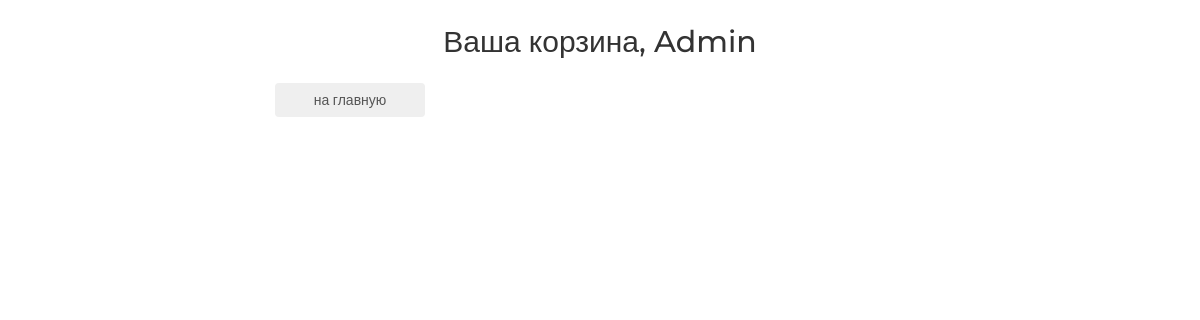
Page /basket/ (signed in) on the earlier database version.
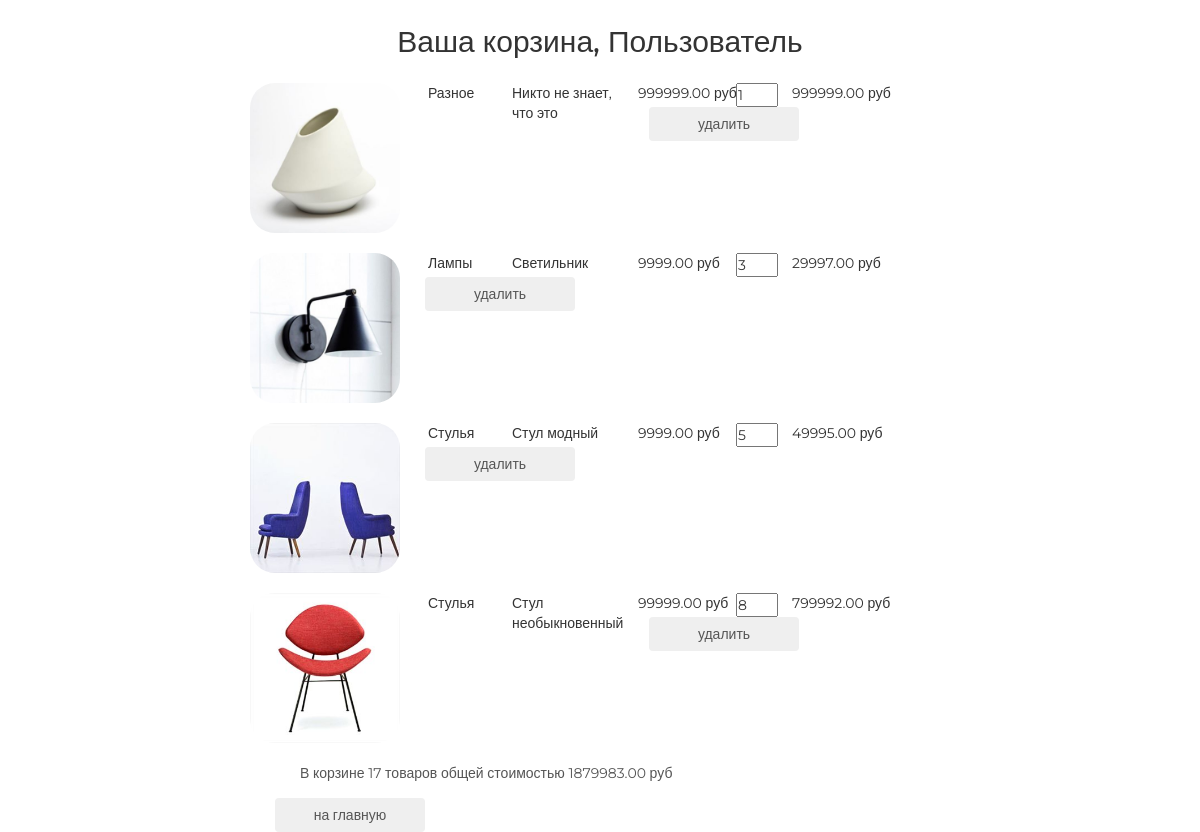
Same page on the later database version.
### authapp/models.py (models this page shows)
class ShopUser(AbstractUser):
    avatar = models.ImageField(upload_to="users_avatars", verbose_name="Аватар пользователя", blank=True)
    country = models.TextField(max_length=32, verbose_name="Страна", blank=True)
    age = models.PositiveSmallIntegerField(verbose_name="Возраст")

### basketapp/models.py (models this page shows, shortened)
class Basket(models.Model):
    user = models.ForeignKey(settings.AUTH_USER_MODEL, on_delete=models.CASCADE, related_name="basket")
    product = models.ForeignKey(Product, on_delete=models.CASCADE)
    quantity = models.PositiveIntegerField(verbose_name="количество", default=0)
    add_date = models.DateTimeField(auto_now_add=True, verbose_name="время добавления")
    @property
    def price(self):
        return self.product.price * self.quantity
    @property
    def total_price(self):
        return sum(map(lambda p: p.price, Basket.objects.filter(user=self.user)))
    @property
    def total_quantity(self):
        return sum(map(lambda p: p.quantity, Basket.objects.filter(user=self.user)))

### mainapp/models.py (models this page shows, shortened)
class Product(models.Model):
    category = models.ForeignKey(ProductCategory, on_delete=models.CASCADE)
    name = models.CharField(max_length=64, verbose_name="Имя товара")
    short_desc = models.CharField(max_length=256, blank=True, verbose_name="Краткое описание товара")
    description = models.TextField(blank=True, verbose_name="Описание товара")
    image = models.ImageField(upload_to="products_previews", blank=True, verbose_name="Картинка товара")
    price = models.DecimalField(max_digits=8, decimal_places=2, verbose_name="Цена товара")
    quantity = models.PositiveSmallIntegerField(default=0, verbose_name="Количество на складе")
    is_active = models.BooleanField(verbose_name="Активно", default=True)

class ProductCategory(models.Model):
    name = models.CharField(max_length=32, unique=True, verbose_name="Название категории")
    description = models.TextField(blank=True, verbose_name="Описание категории")
    is_active = models.BooleanField(verbose_name="Активно", default=True)

### basketapp/views.py (the view)
# urls.py: path('', views.view, name='view'),
@login_required
def view(request):
    context = {
        "title": 'корзина',
        "items": Basket.objects.filter(user=request.user).order_by('product__category')
    }
    return render(request, 'basketapp/basket.html', context=context)

### basketapp/templates/basketapp/basket.html
{% extends 'basketapp/base.html' %}
{% load static %}
{% block content %}
  <div class="basket_list">
    {% include 'basketapp/includes/inc_basket_list.html' %}
  </div>
{% endblock %}

### basketapp/templates/basketapp/base.html (shortened to what this page needs)
<!DOCTYPE html>
{% load static %}
<html>
<head>
  {% block css %}
    <link rel="stylesheet" href="{% static 'css/bootstrap.min.css' %}">
    <link rel="stylesheet" href="{% static 'css/style.css' %}">
    <link rel="stylesheet" href="{% static 'fonts/font-awesome/css/font-awesome.css' %}">
  {% endblock %}
</head>
<body>
  <div class="basket_container">
    <div class="h2 text-center head">Ваша корзина, {{ user.first_name|title|default:"Пользователь" }}</div>
    {% block content %}
    {% endblock %}
  </div>
</body>
</html>

### basketapp/templates/basketapp/includes/inc_basket_list.html
{% for item in items %}
<div class="basket_record">
  <img src="/media/{{ item.product.image }}"
       alt="{{ item.product.short_desc }}">
  <span class="category_name">{{ item.product.category.name }}</span>
  <span class="product_name">{{ item.product.name }}</span>
  <span class="product_price">{{ item.product.price }}&nbspруб</span>
  <input type="number" name="{{ item.pk }}" min="0" value="{{ item.quantity }}">
  <span class="product_cost">{{ item.price }}&nbspруб</span>
  <button class="btn btn-round">
    <a href="{% url 'basket:remove' item.pk %}" class="">удалить</a>
  </button>
</div>
{% endfor %}
{% if items %}
<div class="basket_summary">В корзине {{ items.0.total_quantity }} товаров общей стоимостью
    {{ items.0.total_price }}&nbsp;руб
</div>
{% endif %}
<button class="btn btn-round"><a href="{% url 'home' %}">на главную</a></button>

Differences in the rows shown:
changed ShopUser: first_name "Admin" → "Пользователь"
added Basket: product.image (picture), product.category.name "Разное", product.name "Никто не знает, что это", product.price "999999.00", quantity "1", price "999999.00", user+quantity "17", user+product+quantity "1879983.00"
added Basket: product.image (picture), product.category.name "Лампы", product.name "Светильник", product.price "9999.00", quantity "3", price "29997.00"
added Basket: product.image (picture), product.category.name "Стулья", product.name "Стул модный", product.price "9999.00", quantity "5", price "49995.00"
added Basket: product.image (picture), product.category.name "Стулья", product.name "Стул необыкновенный", product.price "99999.00", quantity "8", price "799992.00"
Other differences:
text now shown: "В корзине товаров общей стоимостью руб"
